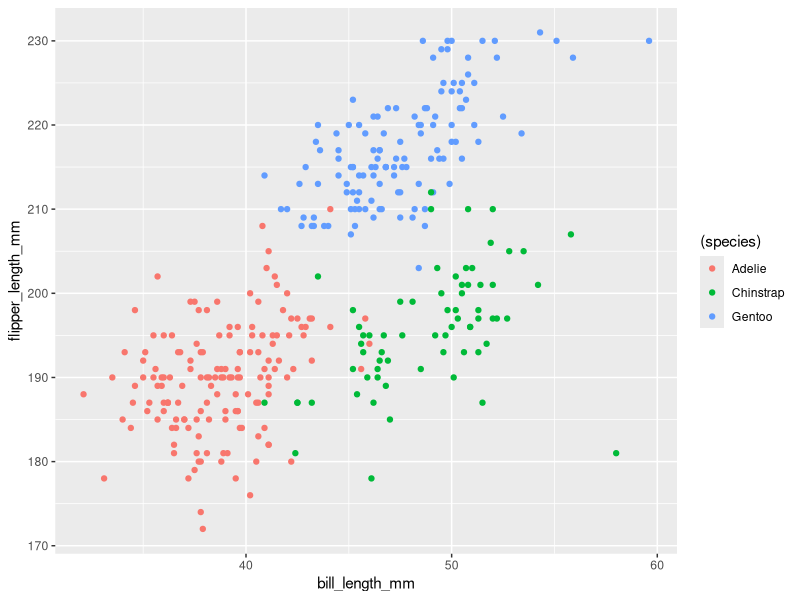

Source code (R):
## ---- chunk 1
library(tidyverse)
## ---- chunk 2
problem1_df <- tibble(
  vec_random = rnorm(10, mean = 0, sd = 1),
  vec_logic = vec_random > 0,
  vec_char = c("This","is","Wentong","Liu's","answer","for","homework","1","problem","1"),
  vec_factor = factor(c("good","good","good","medium","medium","medium","medium","bad","bad","bad"))
)
## ---- chunk 3
mean(pull(problem1_df,vec_random))        # mean works
mean(pull(problem1_df,vec_logic))         # mean works
mean(pull(problem1_df,vec_char))          # mean does not work
mean(pull(problem1_df,vec_factor))        # mean does not work
## ---- chunk 4
data ("penguins", package = "palmerpenguins")
force (penguins)                                               # data
mean (pull(penguins,flipper_length_mm), na.rm = TRUE)       # mean of flipper length  
## ---- chunk 5
# Use ggplot to create the plot
ggplot(penguins, aes(x = bill_length_mm, y = flipper_length_mm, color = (species))) + geom_point()
# Use ggsave to save the plot
# ggsave("penguins_scatter_plot.pdf")
